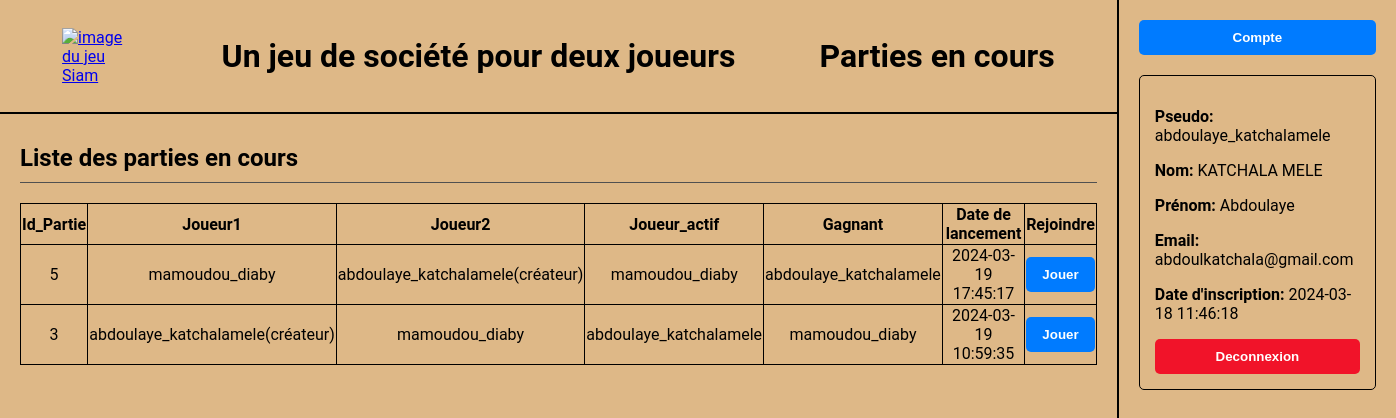
Screenshot of /pages/in_progress_games_page.php (signed in) with the database file from the repository.
### tables this page shows
CREATE TABLE Game (
  game_ID INTEGER PRIMARY KEY AUTOINCREMENT,
  board TEXT,
  last_move TEXT,
  player1 TEXT,
  player2 TEXT,
  winner TEXT,
  active_player TEXT,
  launcher TEXT,
  launch_date DATE,
  FOREIGN KEY (player1) REFERENCES User(username),
  FOREIGN KEY (player2) REFERENCES User(username),
  FOREIGN KEY (winner) REFERENCES User(username),
  FOREIGN KEY (active_player) REFERENCES User(username),
  FOREIGN KEY (launcher) REFERENCES User(username)
);

### pages/in_progress_games_page.php (the view, shortened to what this page needs)
<?php
if (isset($_SESSION['username'])) {
  try {
    $db = new PDO('sqlite:../datas/data_base.db');
  } catch (PDOException $e) {
    echo "Échec de la connexion", $e->getMessage();
    $db = null;
    exit();
  }
  if ($_SESSION['is_admin'] == 1) {
    $query = "SELECT * FROM Game WHERE player1 IS NOT NULL AND player2 IS NOT NULL ORDER BY launch_date DESC LIMIT 5";
    $stmt = $db->prepare($query);
  } else {
    $query = "SELECT * FROM Game WHERE (player1=:username OR player2=:username) AND player1 IS NOT NULL AND player2 IS NOT NULL ORDER BY launch_date DESC LIMIT 5";
    $stmt = $db->prepare($query);
    $stmt->bindValue(':username', $_SESSION['username'], PDO::PARAM_STR);
  }
  $stmt->execute();
  $result = $stmt->fetchAll(PDO::FETCH_ASSOC);
} else {
  header('Location: login_page.php');
  exit();
}
?>
<!DOCTYPE html>
<html lang="fr">
<head>
  <link rel="stylesheet" href="../styles/style2.css">
</head>
<body>
  <header>
    <a href="home_page.php"><img src="../images/siam.jpeg" alt="image du jeu Siam"></a>
    <h1>Un jeu de société pour deux joueurs</h1>
    <h1>Parties en cours</h1>
  </header>
  <section>
    <h2>Liste des parties en cours</h2>
    <?php
    if (empty($result)) {
      echo "<h3>Aucune partie à jouer</h3>";
    } else {
      echo "<table>";
      echo "<tr>";
      echo "<th>Id_Partie</th>";
      echo "<th>Joueur1</th>";
      echo "<th>Joueur2</th>";
      echo "<th>Joueur_actif</th>";
      echo "<th>Gagnant</th>";
      echo "<th>Date de lancement</th>";
      echo "<th>Rejoindre</th>";
      echo "</tr>";
      foreach ($result as $row) {
        echo "<tr>";
        echo "<td>{$row['game_ID']}</td>";
        echo "<td>{$row['player1']}" . (($row['player1'] === $row['launcher']) ? "(créateur)" : "") . "</td>";
        echo "<td>{$row['player2']}" . (($row['player2'] === $row['launcher']) ? "(créateur)" : "") . "</td>";
        echo "<td>{$row['active_player']}</td>";
        echo "<td>{$row['winner']}</td>";
        echo "<td>{$row['launch_date']}</td>";
        echo "<td><button onclick=\"window.location.href='game_page.php?id={$row['game_ID']}#game_canvas'\">Jouer</button></td>";
        echo "</tr>";
      }
      echo "</table>";
    }
    ?>
  </section>
  <aside>
    <button onclick="window.location.href='account_page.php'">Compte</button>
    <div>
      <?php
      echo "<p><strong>Pseudo:</strong> {$_SESSION['username']}</p>";
      echo "<p><strong>Nom:</strong> {$_SESSION['last_name']}</p>";
      echo "<p><strong>Prénom:</strong> {$_SESSION['first_name']}</p>";
      echo "<p><strong>Email:</strong> {$_SESSION['email']}</p>";
      echo "<p><strong>Date d'inscription:</strong> {$_SESSION['registration_date']}</p>";
      ?>
      <button class='red_buttons' onclick="window.location.href='../api/logout_api.php'">Deconnexion</button>
    </div>
  </aside>
</body>
</html>

### styles/style2.css (style rules this page uses)
body { background-color: burlywood; font-family: 'Roboto', sans-serif; margin: 0; min-height: 100vh; display: grid; grid-template-columns: 4fr 1fr; grid-template-rows: 1fr 6fr; }
header { grid-column: 1; grid-row: 1; display: flex; justify-content: space-around; align-items: center; padding: 0 20px; border-bottom: 2px solid #000; }
section { grid-column: 1; grid-row: 2; display: flex; flex-direction: column; padding: 0 20px; }
aside { grid-column: 2; grid-row: 1 / span 2; display: flex; flex-direction: column; border-left: 2px solid #000; padding: 20px; row-gap: 20px; }
h2 { padding: 10px 0; border-bottom: 1px solid #505050; box-sizing: border-box; }
img { width: 100%; height: 100%; object-fit: contain; }
a { width: 7%; }
button { background-color: #007bff; color: white; font-weight: bold; display: inline; width: 100%; border: none; border-radius: 5px; padding: 10px; cursor: pointer; }
.red_buttons { background-color: #f11329; }
aside>div { row-gap: 10px; border: 1px solid #000; padding: 15px; border-radius: 5px; }
table { width: 100%; border-collapse: collapse; }
th, td { border: 1px solid #000; text-align: center; }

### rows the page displays
game: game_ID "5", player1 "mamoudou_diaby", player2 "abdoulaye_katchalamele", shows "(créateur)", active_player "mamoudou_diaby", winner "abdoulaye_katchalamele", launch_date "2024-03-19 17:45:17"
game: game_ID "3", player1 "abdoulaye_katchalamele", shows "(créateur)", player2 "mamoudou_diaby", active_player "abdoulaye_katchalamele", winner "mamoudou_diaby", launch_date "2024-03-19 10:59:35"

### other values shown
$_SESSION['username'] "abdoulaye_katchalamele"
$_SESSION['last_name'] "KATCHALA MELE"
$_SESSION['first_name'] "Abdoulaye"
$_SESSION['email'] "abdoulkatchala@gmail.com"
$_SESSION['registration_date'] "2024-03-18 11:46:18"
